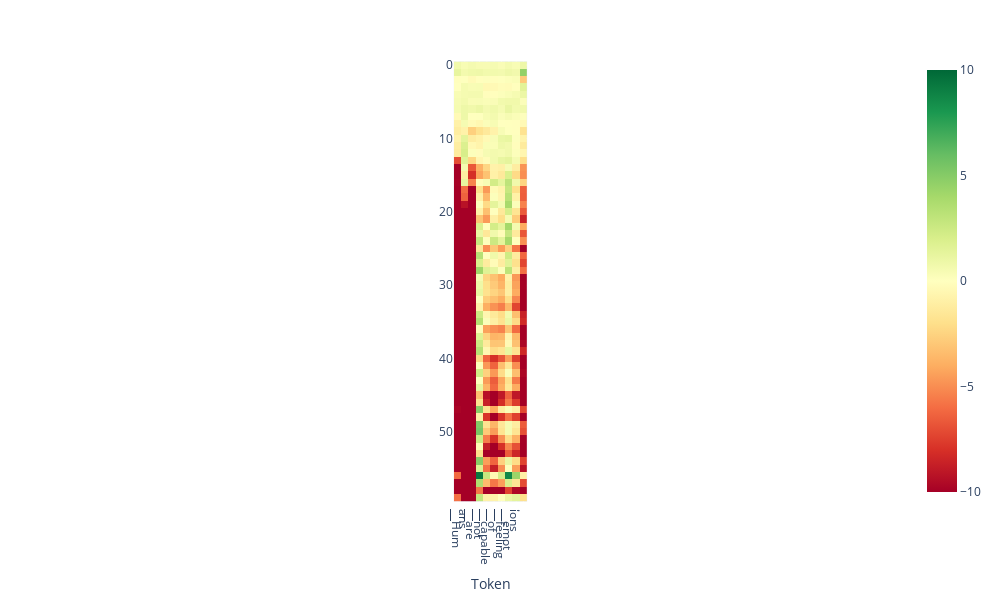

Here is the notebook cell this chart was saved with:
### Code cell
from lmdoctor.plot_utils import plot_projection_heatmap
tokens = tokenizer.tokenize(text)
plot_projection_heatmap(all_projs, tokens, lastn_tokens_to_plot=max_new_tokens, saturate_at=10)

### Figure 1 — Plotly figure (JSON) as saved in the notebook; plotly's stock layout.template omitted (floating-point values rounded to 4 significant figures; data arrays with more than 128 entries replaced by an {"elided": "..."} marker saying what was removed)
{"data": [{"coloraxis": "coloraxis", "hovertemplate": "Token: %{x}<br>y: %{y}<br>color: %{z}<extra></extra>", "name": "0", "type": "heatmap", "xaxis": "x", "yaxis": "y", "z": {"elided": "60x10 float values"}}], "layout": {"coloraxis": {"cmax": 10, "cmin": -10, "colorscale": [[0, "rgb(165,0,38)"], [0.1, "rgb(215,48,39)"], [0.2, "rgb(244,109,67)"], [0.3, "rgb(253,174,97)"], [0.4, "rgb(254,224,139)"], [0.5, "rgb(255,255,191)"], [0.6, "rgb(217,239,139)"], [0.7, "rgb(166,217,106)"], [0.8, "rgb(102,189,99)"], [0.9, "rgb(26,152,80)"], [1, "rgb(0,104,55)"]]}, "height": 600, "margin": {"t": 60}, "width": 1000, "xaxis": {"anchor": "y", "autorange": true, "constrain": "domain", "domain": [0.4553, 0.5447], "range": [-0.5, 9.5], "scaleanchor": "y", "ticktext": ["▁Hum", "ans", "▁are", "▁not", "▁capable", "▁of", "▁feeling", "▁emot", "ions", "."], "tickvals": [0, 1, 2, 3, 4, 5, 6, 7, 8, 9], "title": {"text": "Token"}}, "yaxis": {"anchor": "x", "autorange": true, "constrain": "domain", "domain": [0, 1], "range": [59.5, -0.5]}}}
